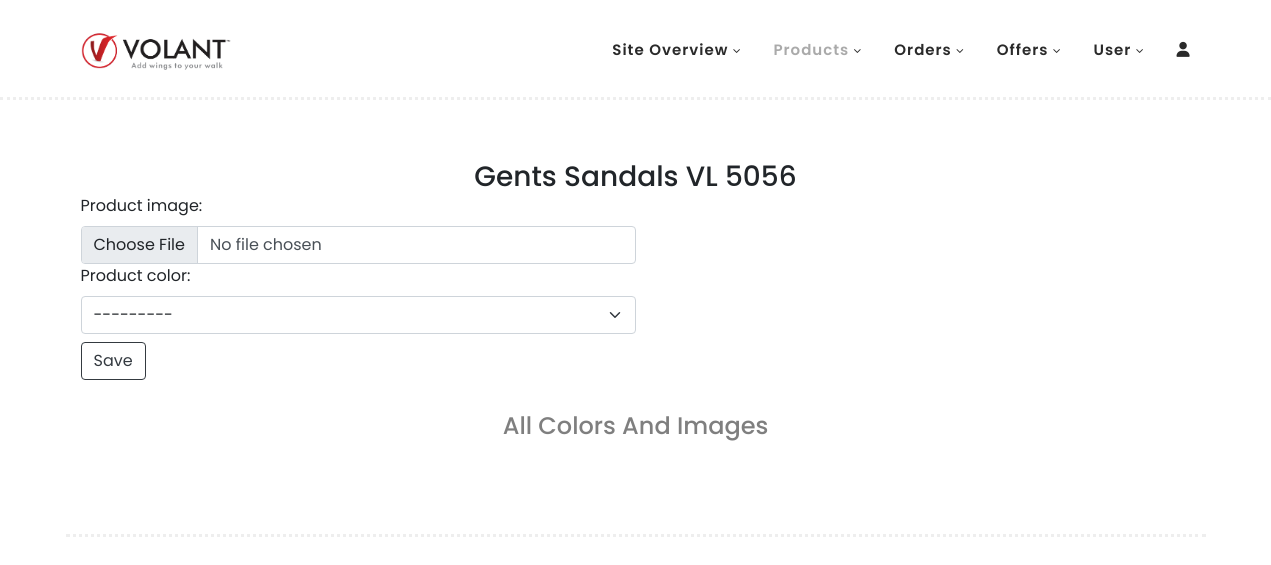
Screenshot of /image/5 (signed in) with the database file from the repository.
### VolantApp/models.py (models this page shows, shortened)
class Footwears(models.Model):
    product_options=(
        ('sandals','sandals'),
        ('slipperandflipflops','slipperandflipflops'),
        ('casualshoes','casualshoes'),
        ('specialcollections','specialcollections'),
        ('flatshoes','flatshoes'),
        ('schooledition','schooledition'),
    )
    product_category=models.CharField(max_length=100,choices=product_options)
    types=(
        ('ladies','ladies'),
        ('gents','gents'),
        ('boys','boys'),
        ('girls','girls'),
        ('kids','kids')
    )
    product_types=models.CharField(max_length=100,choices=types)
    product_name=models.CharField(max_length=100)
    product_price=models.FloatField()
    product_description = models.TextField()
    colors=(
        ('Black','Black'),
        ('Blue','Blue'),
        ('Brown','Brown'),
        ('Camel','Camel'),
        ('Cherry','Cherry'),
        ('Gold','Gold'),
        ('Grape','Grape'),
        ('Green','Green'),
        ('Grey','Grey'),
        ('Maroon','Maroon'),
        ('Mehandi','Mehandi'),
        ('Navy','Navy'),
        ('Olive','Olive'),
        ('Peach','Peach'),
        ('Peacock','Peacock'),
        ('Pink','Pink'),
        ('Purple','Purple'),
        ('Tan','Tan'),
        ('Violet','Violet'),
        ('White','White'),
        ('Wine','Wine'),
        ('Yellow','Yellow'),
    )
    product_color=models.CharField(max_length=100,choices=colors)
    image = models.ImageField(upload_to='images/')

### VolantApp/views.py (the view, shortened to what this page needs)
# urls.py: path('image/<int:id>',views.AdminAddimage.as_view(),name='image'),
@method_decorator(login_required, name='dispatch')
class AdminAddimage(View):
    def get(self, request, *args, **kwargs):
        id = kwargs.get('id')
        product = Footwears.objects.get(id = id)
        image = Footwearimages.objects.filter(product_id = id)
        form = FootwearimagesForm()
        return render(request, 'adminaddimage.html', {'form': form, 'product': product, 'image': image})

### VolantApp/forms.py
class FootwearimagesForm(forms.ModelForm):
    class Meta:
        model = Footwearimages
        fields = ['product_image','product_color']
        widgets = {
            'product_image': forms.ClearableFileInput(attrs={'class': 'form-control w-50'}),
            'product_color':forms.Select(attrs={'class':'form-select w-50 paddform'}),
        }

### VolantApp/templates/adminaddimage.html (shortened to what this page needs)
{% extends 'adminproducts.html' %}
{% block content %}
<h3 class="text-capitalize text-center text-black">{{product.product_types}} {{product.product_category}} {{product.product_name}}</h3>
<form action="" method="POST" enctype="multipart/form-data">
    {{form}}
    <button class="btn btn-outline-dark mt-2">Save</button>
</form>
<section class="container py-3">
    <h4 class="py-3 pb-5 text-center text-capitalize text-black-50">All Colors and images </h4>
{% endblock  %}

### VolantApp/static/assets/css/templatemo-hexashop.css (style rules this page uses)
html, body, div, span, applet, object, iframe, h1, h2, h3, h4, h5, h6, p, blockquote, div pre, a, abbr, acronym, address, big, cite, code, del, dfn, em, font, img, ins, kbd, q, s, samp, small, strike, strong, sub, sup, tt, var, b, u, i, center, dl, dt, dd, ol, ul, li, figure, header, nav, section, article, aside, footer, figcaption { margin: 0; padding: 0; border: 0; outline: 0; }
header, nav, section, article, aside, footer, hgroup { display: block; }
* { box-sizing: border-box; }
html, body { font-family: 'Poppins', sans-serif; font-weight: 400; background-color: #fff; font-size: 16px; -ms-text-size-adjust: 100%; -webkit-font-smoothing: antialiased; -moz-osx-font-smoothing: grayscale; }
h1, h2, h3, h4, h5, h6 { margin-top: 0px; margin-bottom: 0px; }
html, body { background: #fff; font-family: 'Poppins', sans-serif; }
html { scroll-behavior: smooth; }

### rows the page displays
Footwears: product_types "Gents", product_category "Sandals", product_name "VL 5056"
